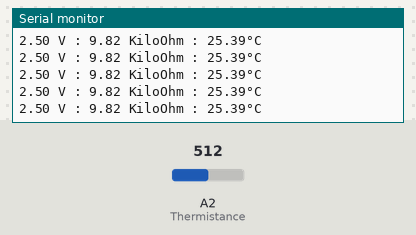
A sketch run on a simulated Arduino Uno, built with avr-gcc and run on an emulated ATmega328P. Parts: the last lines printed to the serial monitor. Inputs (shaded band) come from the test bench; at power-on: A2 (Thermistance) = 512.

Above: at 1.2 s.
1.3 s: A2 (Thermistance) set to 997
At 1.37 s:
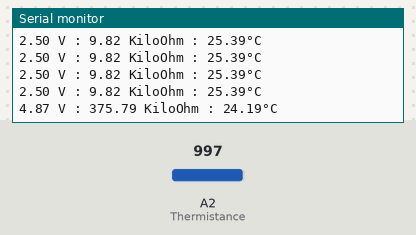
2.8 s: A2 (Thermistance) set to 1014
At 2.85 s:
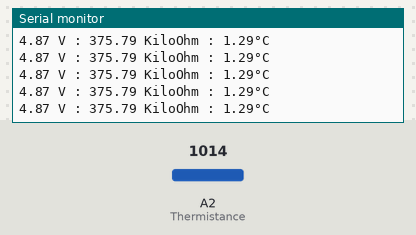
Timing chart, 0 to 5.8 s (numbered marks = the images above; inputs shaded):
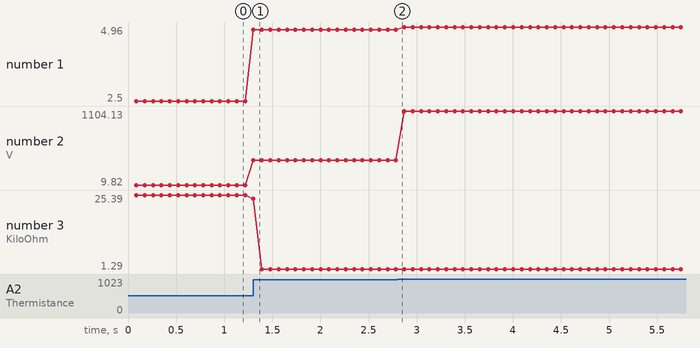

Measured:
- after the input at 1.3 s, the serial monitor: prints a new line at once (image 1)
- plotted number 1: 2.5 → 4.87 after the input at 1.3 s, 4.87 → 4.96 after the input at 2.8 s
- plotted number 2: 9.82 → 375.79 after the input at 1.3 s, 375.79 → 1104.13 after the input at 2.8 s
- plotted number 3: 25.39 → 1.29 after the input at 1.3 s

The sketch:

Thermometre_v0.ino
```cpp
#define Thermistance A2

void setup() {
  // put your setup code here, to run once:
  pinMode(Thermistance , INPUT);
  Serial.begin(9600);
}

void loop() {
  // put your main code here, to run repeatedly:

  float Tension = 0;
  float Temperature = 0;
  float Resistance = 0;
  float MoyenneTemperature = 0;
  int Compte_tours = 200;

  for (int x = 0 ; x < Compte_tours ; x++)
  {
    Tension = analogRead(Thermistance) * 5.00 / 1023.00 ;
    Resistance = Tension*9.8/(5-Tension);
    Temperature += 39.077 * exp(-(Resistance - 5.08) / 9.802) + 1.294;
  }
  MoyenneTemperature = Temperature / Compte_tours;
  Serial.print(Tension);Serial.print(" V : ");
  Serial.print(Resistance);Serial.print(" KiloOhm : ");
  Serial.print(MoyenneTemperature);Serial.println("°C");
}
```
